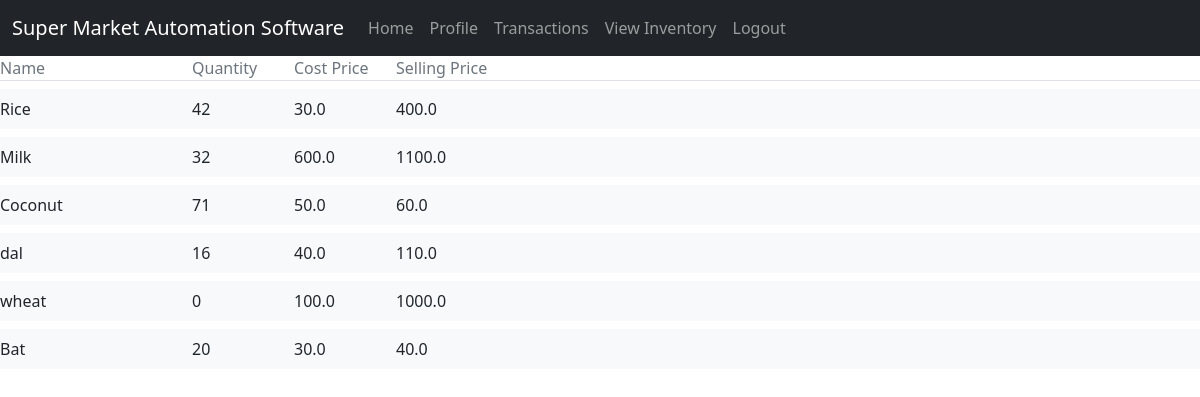
Page /product/view/ (signed in) on the committed database.
### product/models.py (models this page shows, shortened)
class Product(models.Model):
    name = models.CharField(max_length = 100)
    cost_price = models.FloatField(validators=[MinValueValidator(0.0)])
    quantity = models.IntegerField(validators=[MinValueValidator(0)])
    selling_price = models.FloatField(validators=[MinValueValidator(0.0)])

### product/views.py (the view)
# urls.py: path('view/',views.view_product, name = 'product-view'),
@login_required
def view_product(request):
    form = ProductForm()
    context = {'product_list':Product.objects.all(),'form':form}
    return render(request, 'product/view_product.html', context)

### product/templates/product/view_product.html
{% extends 'product/base.html' %}
{% block content %}
<div class="row text-muted border-bottom mb-2">
    <div class="col-2 pl-5">Name</div>
    <div class="col-1 px-0">Quantity</div>
    <div class="col-1 px-0">Cost Price</div>
    <div class="col-1 px-0">Selling Price</div>
</div>
{% for product in product_list %}
    <div class="parent">
        <div class="row highlight bg-light mb-2 py-2">
            <div class="col-2 pl-5">{{ product.name }}</div>
            <div class="col-1 px-0">{{ product.quantity }}</div>
            <div class="col-1 px-0">{{ product.cost_price }}</div>
            <div class="col-1 px-0">{{ product.selling_price }}</div>
    </div>
{% endfor %}
{% endblock %}

### rows in the picture
Product: name "Rice", quantity "42", cost_price "30.0", selling_price "400.0"
Product: name "Milk", quantity "32", cost_price "600.0", selling_price "1100.0"
Product: name "Coconut", quantity "71", cost_price "50.0", selling_price "60.0"
Product: name "dal", quantity "16", cost_price "40.0", selling_price "110.0"
Product: name "wheat", quantity "0", cost_price "100.0", selling_price "1000.0"
Product: name "Bat", quantity "20", cost_price "30.0", selling_price "40.0"
